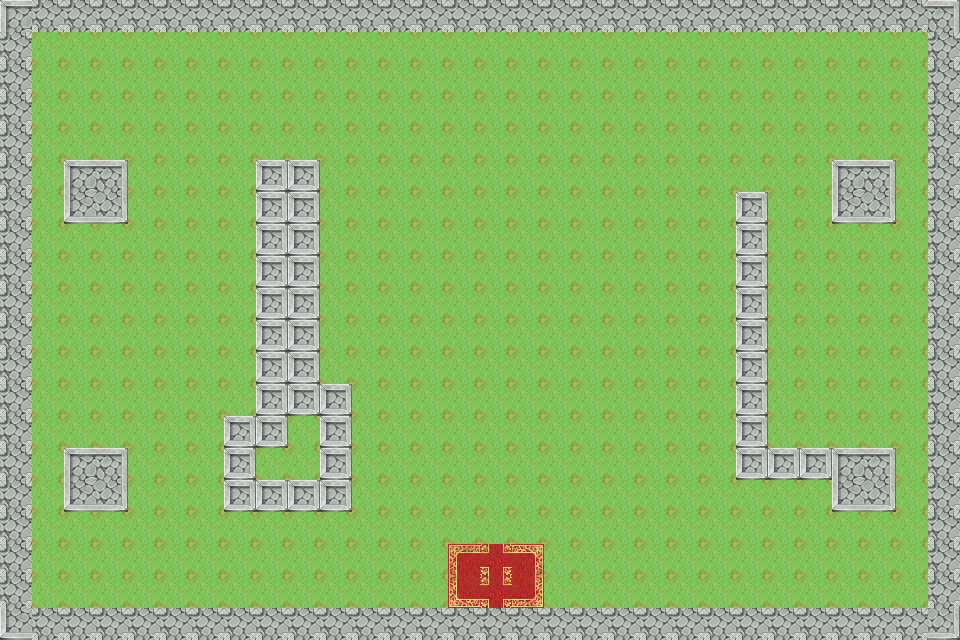

A level layout from a 2D game, rendered from its tile map. Below: a short description, then the map file with tile-grid data replaced by summaries:
An orthogonal 30x20 tile map with 32x32 px tiles, 3 tile layers (bg, main, tools) and 2 objects (npc1, player).

<map version="1.2" tiledversion="1.2.1" orientation="orthogonal" renderorder="right-down" width="30" height="20" tilewidth="32" tileheight="32" infinite="0" nextlayerid="5" nextobjectid="3">
 <tileset firstgid="1" name="TileA2" tilewidth="32" tileheight="32" tilecount="192" columns="16">
  <image source="TileA2.png" width="512" height="384" />
 </tileset>
 <layer id="1" name="bg" width="30" height="20">
  <data>[600 cells, 600 non-empty, 1 distinct tile ids]</data>
 </layer>
 <layer id="2" name="main" width="30" height="20">
  <data>[600 cells, 149 non-empty, 6 distinct tile ids]</data>
 </layer>
 <layer id="3" name="tools" width="30" height="20">
  <data>[600 cells, 6 non-empty, 5 distinct tile ids]</data>
 </layer>
 <objectgroup id="4" name="object">
  <object id="1" name="npc1" x="488" y="102" width="14" height="18" />
  <object id="2" name="player" x="484" y="482" width="22" height="23" />
 </objectgroup>
</map>